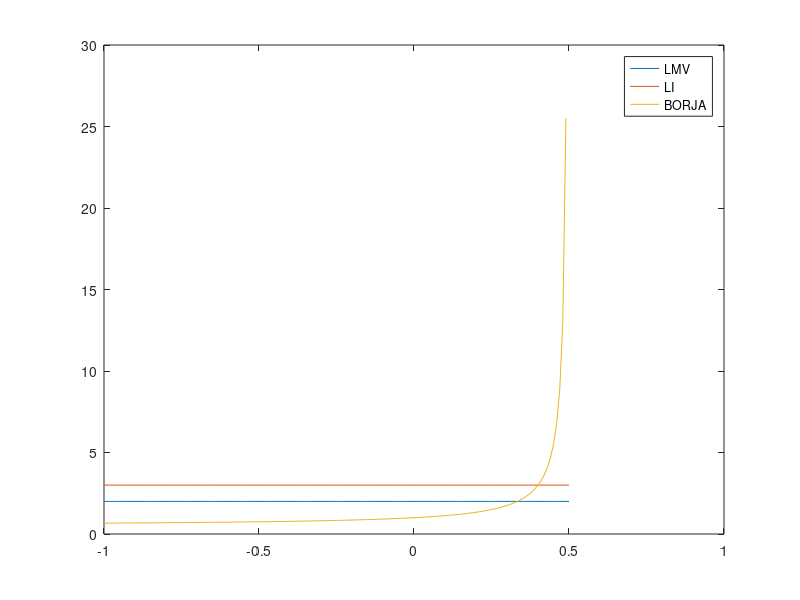

Here is the MATLAB script that generated this plot:


clf;
poisson = [-1:0.01:0.5];
M = 1;

tauLMV = 0.0*poisson; tauLI = 0.0*poisson; tauBorja = 0.0*poisson;
for i = 1:length(poisson)
    nu = poisson(i);
    tauLMV(i) = 2/M;
    tauLI(i) = 3/M;
    G = M * ( 1- 2 * nu) / 2 / (1-nu);
    tauBorja(i) = 1/(2*G);
end

plot(poisson, tauLMV)
hold on
plot(poisson, tauLI)
plot(poisson, tauBorja)
legend('LMV', 'LI', 'BORJA')